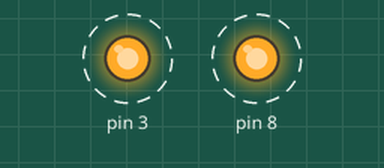
This sketch was run on a simulated Arduino Uno, built with avr-gcc and run on an emulated ATmega328P. Parts: output pins drawn as LEDs (lit = HIGH). Dashed ring = blinking.

Above: at 0.5 s.
Timing chart, 0 to 4.6 s (numbered marks = the images above):
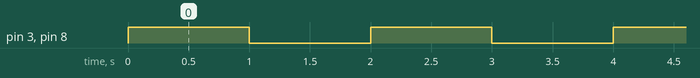

Measured:
- by itself, pin 3, pin 8: alternates HIGH for 1.0 s and LOW for 1.0 s

The sketch:

2.4.ino
```cpp
void setup() {
  DDRD |= 0b00001000;
  DDRB |= 0b00000001;
}

void loop() {
  PORTD |= 0b00001000; 	// yellow on
  PORTB |= 0b00000001;	// green off
  delay(1000);

  PORTD &= ~0b00001000;
  PORTB &= ~0b00000001;
  delay(1000);
}
```
